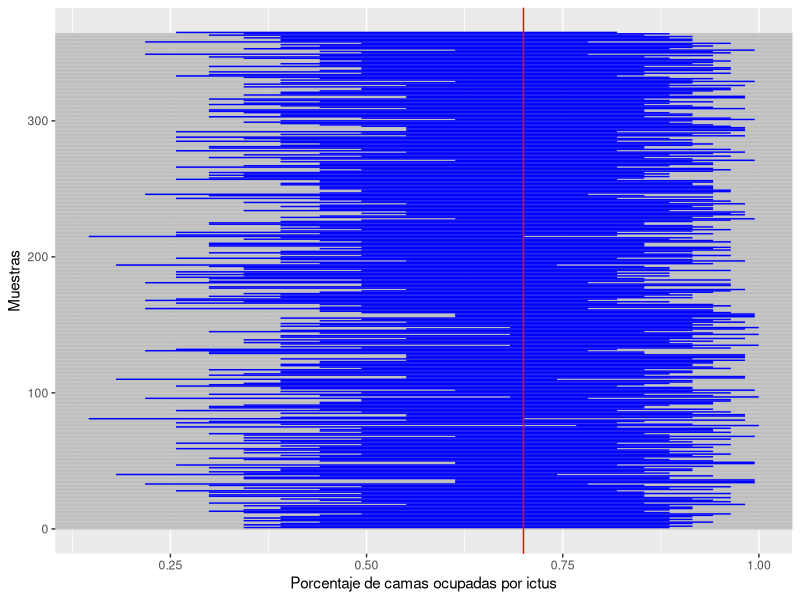
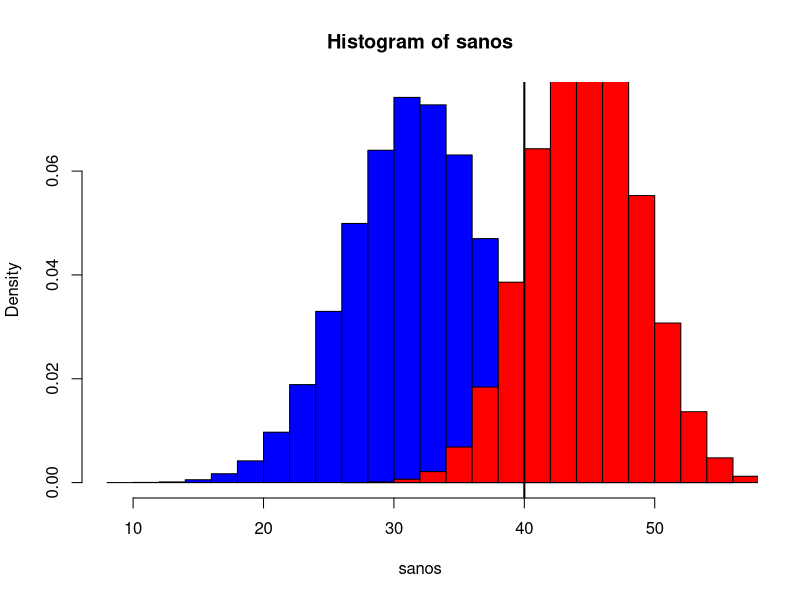

Reproduce these figures in R, in order.
## ---- chunk 1
knitr::opts_chunk$set(echo = TRUE)
## ---- chunk 2

P=1/2

P_dos_descendientes = P*P

print(P_dos_descendientes)
## ---- chunk 3
P_solo_uno = (P*(1-P))+((1-P)*P)

print(P_solo_uno)
## ---- chunk 4
p= 1/4

p_dos_descendientes= p*p

print(p_dos_descendientes)
## ---- chunk 5
p_dos_niños= 1/2*1/2 
tabla1= data.frame(P_Gen_A = P_dos_descendientes,
                  P_Gen_a = p_dos_descendientes,
                  P_Gen_sex = p_dos_niños)

tabla1

## ---- chunk 6
P_ictus= .7

P_todas_ictus= .7^40
# P_todas_ictus= 1-P_ninguna_ictus= 0.3^40
print(P_todas_ictus)
## ---- chunk 7

dbinom(10, 40, 0.3)
## ---- chunk 8
1-pbinom(30, 40, .7)
## ---- chunk 9
set.seed(34234)
muestra= rbinom(20,1, .7)
muestra
## ---- chunk 10
# rbinom(n, size, prob)|Genera n muestras de tamaño "size" con una probabilidad de éxito "prob"
## ---- chunk 11
porcentaje_muestra= mean(muestra)*100
cat(porcentaje_muestra, '%')
binom.test(sum(muestra), 20, conf.level = .99)
## ---- chunk 12
set.seed(361)
muestra_365= rbinom(365, 20, .7)
n_muestras= 365
tamaño_size= 20
p= 0.7
conf_level= 0.99
n_contain= 0

for (i in 1:n_muestras) {
  muestra= rbinom(tamaño_size, 1, p)
  conf_int= binom.test(sum(muestra), tamaño_size, conf.level = conf_level)$conf.int
  if (p >= conf_int[1] && p <= conf_int[2]) {
    n_contain = n_contain + 1
  }
}

n_contain
## ---- chunk 13
library(ggplot2)
set.seed(361)
muestra_365 <- rbinom(365, 20, 0.7)
conf_level <- 0.99
p <- 0.7

df <- data.frame(muestra = muestra_365, 
                 lower = rep(0, length(muestra_365)), 
                 upper = rep(0, length(muestra_365)))
for (i in 1:length(muestra_365)) {
  conf_int <- binom.test(muestra_365[i], 20, conf.level = conf_level)$conf.int
  df$lower[i] <- conf_int[1]
  df$upper[i] <- conf_int[2]
}

ggplot(df, aes(x = muestra)) +
  geom_hline(yintercept = 0:364, color = "grey") +
  geom_segment(aes(x = lower, xend = upper, y = 1:length(muestra_365), yend = 1:length(muestra_365)), 
               size = 0.5, color = "blue") +
  geom_vline(xintercept = p, color = "red") +
  xlab("Porcentaje de camas ocupadas por ictus") +
  ylab("Muestras")


## ---- chunk 14
# rnorm(n, mean, std)| Genera 1 muestras de tamaño n de una normal con media=mean y desviación típica=std
## ---- chunk 15
# pnorm(q, mean, sd) | Calcula la probabilidad acumulada hasta q, de media= mean y desviación estándar= sd
## ---- chunk 16
1- pnorm(40, 31.8, sd=5.3)
## ---- chunk 17
# Generar los datos para la distribución normal en pacientes normales
sanos= rnorm(100000, 31.8, 5.3)

# Generar los datos para la distribución normal en pacientes con afección cardíaca
cardiacos= rnorm(100000, mean = 44.7, sd = 4.2)

# Graficar las distribuciones normales
hist(sanos, prob = TRUE, col = "blue")
hist(cardiacos, prob = TRUE, col = "red", add = TRUE)

# Dibujar una línea vertical en el punto de corte
abline(v = 40, col = "black", lwd = 2)

## ---- chunk 18
pnorm(40, 44.7, sd=4.2)
## ---- chunk 19
prop_muestra= .1
sanos= pnorm(40, 31.8, sd=5.3)
cardiacos= pnorm(40, 44.7, 4.2)
proporcion_poblacion= (prop_muestra*cardiacos)+ (0.9*sanos)
proporcion_poblacion
## ---- chunk 20
# Probabilidad de tener un nivel de PWD por encima de 40
p_pwg <- 0.1 * (1 - pnorm(40, 44.7, 4.2)) + 0.9 * (1 - pnorm(40, 31.8, 5.3))

# Probabilidad de tener una afección cardíaca dado que se tiene un nivel de PWD por encima de 40
p_c_given_pwg <- 0.1 * (1 - pnorm(40, 44.7, 4.2)) / p_pwg

p_c_given_pwg

## ---- chunk 21
set.seed(78110)
# rnorm(n, mean, sd)|Genera una muestra de tamaño n con las medias y desviaciones típicas por las que sustituyas
muestra_300= rnorm(300, 47, 4.2)
t.test(muestra_300, conf.level = .95)
